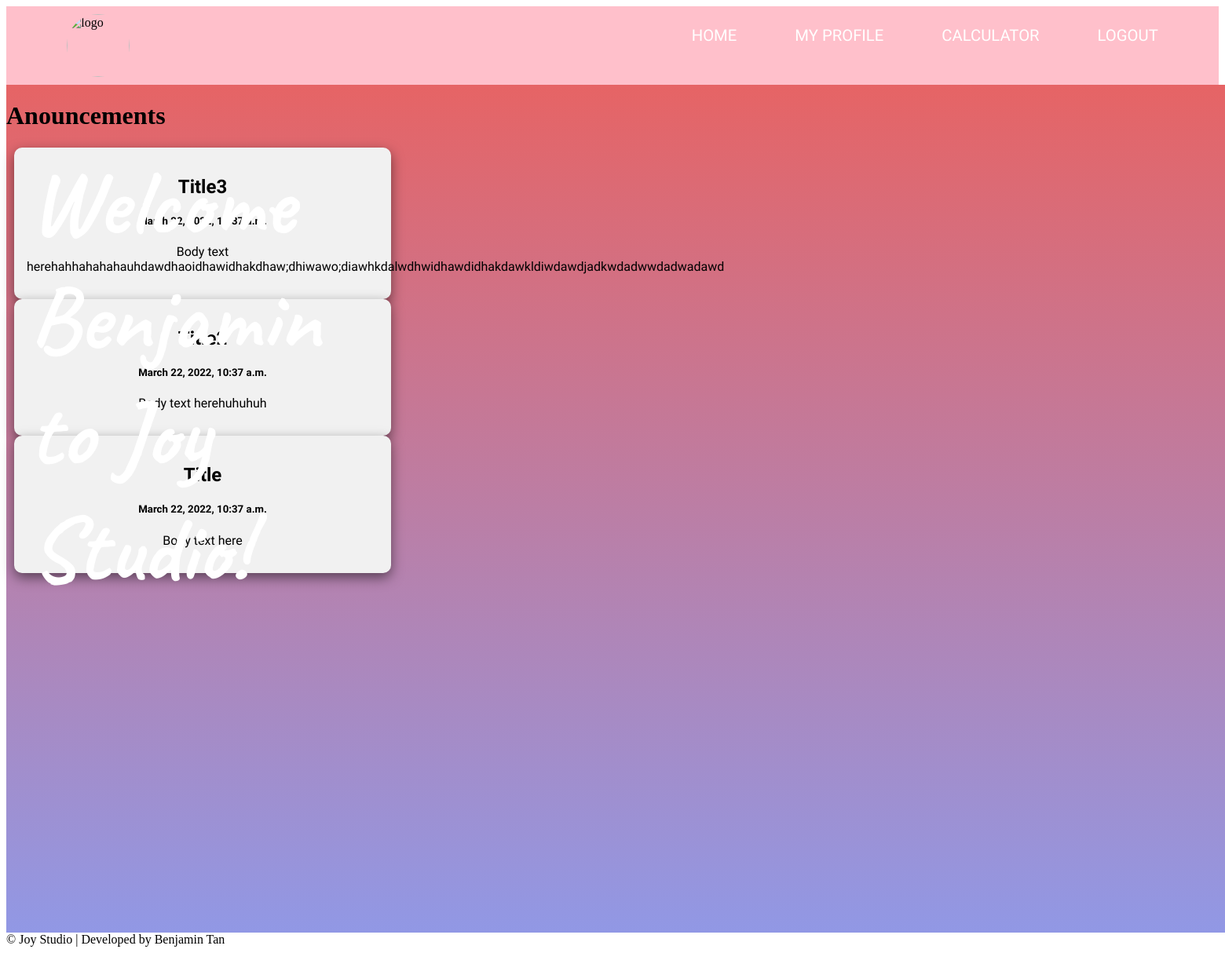
Screenshot of / (signed in) with the database file from the repository.
### myapp/models.py (models this page shows)
class Post(models.Model):
    title = models.CharField(max_length=100, default="Title")
    body = models.CharField(max_length=100000, default="Body text here")
    created = models.DateTimeField(default=datetime.now, blank=True)

### myapp/views.py (the view)
# urls.py: path('', views.index, name = "index"),
def index(request):
    posts = Post.objects.all()
    titles = Title.objects.all()
    return render(request, "index.html", {"titles": titles, "posts" : posts})

### templates/index.html (shortened to what this page needs)
{% extends 'base.html' %}
{% load static %}
{% block content %}
<div class="main">
<div class="welcome">
{% if user.is_authenticated %}
<h2 id="welcome">Welcome {{user.username.title|truncatewords:1}}<br>to Joy Studio!</h2>
{% else %}
<h2 id="welcome">Welcome!</h2>
{% endif %}
</div>
<body>
{% if user.is_authenticated %}
<h1>Anouncements</h1>
{% for post in posts reversed %}
<div class="column">
    <a class="posts" href="/post/{{post.id}}">
    <div class="card">
    <h2>{{post.title}}</h2>
    <h5>{{post.created}}</h5>
    <p>{{post.body|truncatewords:100}}</p></div>
</a>
</div>
{% endfor %}
{% else %}
<div>
    <h1>Please <a href="/login">Log In</a> or <a href="/register">Sign Up</a> to view the page content</h1>
</div>
<div>Who are we?
</div>
{% endif %}
</div>
{% endblock %}

### templates/base.html (shortened to what this page needs)
<!DOCTYPE html>
{% load static %}
<link rel="stylesheet" href="{% static 'style.css' %}">
<html>
    <head>
    </head>
{% if user.is_authenticated %}
<header>
<div class="navbar">
    <img src='https://drive.google.com/uc?id=1IfUSZPKZP_ov2WUqy2OCy7jznI5_x41D' alt="logo" class="logo">
<nav>
<ul>
    <li><a href="/">Home</a></li>
    <li><a href="/profile">My Profile</a></li>
    <li><a href="/calc">Calculator</a></li>
    <li><a href="/logout">Logout</a></li>
</ul>
</nav>
</div>
</header>
{% endif %}
{% block content %}
{% endblock  %}
</body>
<footer class="footer">
    <div class="footer-bottom">
        &copy; Joy Studio | Developed by Benjamin Tan
    </div>
</footer>

### static/style.css (style rules this page uses)
.main { align-items: flex-start; background: linear-gradient(#e66465, #9198e5); background-size: 100% 100%; display: flex; flex-direction: column; height: 1080px; width: 1920px; }
.navbar { width: 90%; margin: 0 auto; }
header { background: pink; }
header ::after { content: ''; display: table; clear: both; }
.logo { border-radius: 50%; width: 80px; float: left; padding: 10px 0; }
nav { float: right; }
nav ul { margin: 0; padding: 0; list-style: none; }
nav li { display: inline-block; margin-left: 70px; padding-top: 25px; position: relative; }
nav a { font-family: 'Sriracha', cursive; color: white; font-size: 1.3vw; text-decoration: None; text-transform: uppercase; }
nav a::before { content:''; display: block; height: 5px; background-color: gray; position: absolute; top: 0; width: 0%; transition: all ease-in-out 500ms; }
.posts { color:black; text-decoration: None; font-family: 'Kalam', cursive; }
.welcome { font-family: 'Caveat', cursive; position: relative; text-align: center; color: white; }
#welcome { font-size: 7.5vw; position: absolute; top: -20px; left: 30px; text-align: left; }
.column { float: left; width: 25%; padding: 0 10px; }
.card { box-shadow: 0 6px 16px 0 rgba(0, 0, 0, 0.5); padding: 16px; text-align: center; background-color: #f1f1f1; border-radius: 10px; }

### rows the page displays
Post: title "Title3", created "March 22, 2022, 10:37 a.m.", body "Body text herehahhahahahauhdawdhaoidhawidhakdhaw;dhiwawo;diawhkdalwdhwidhawdidhakdawkldiwdawdjadkwdadwwdadwadawd"
Post: title "Title2", created "March 22, 2022, 10:37 a.m.", body "Body text herehuhuhuh"
Post: title "Title", created "March 22, 2022, 10:37 a.m.", body "Body text here"

### other values shown
{{ user.username.title|truncatewords:1 }} "Benjamin"
